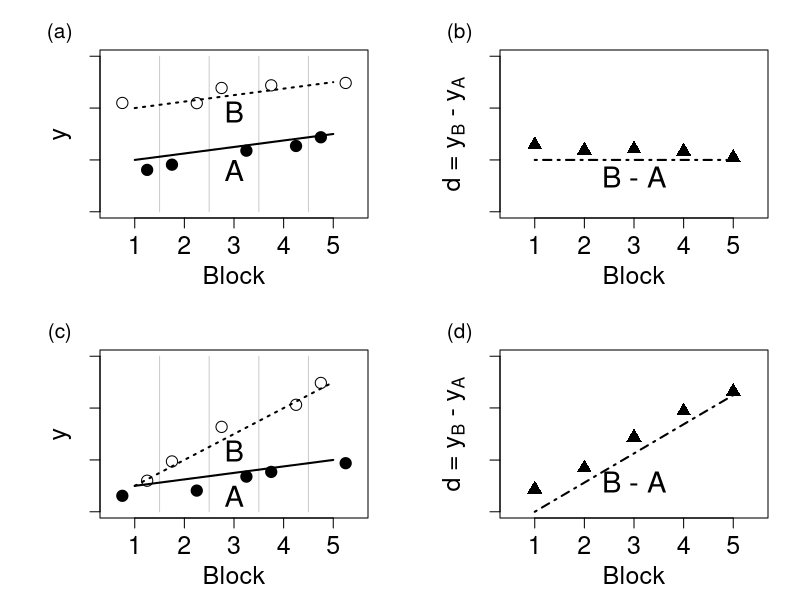
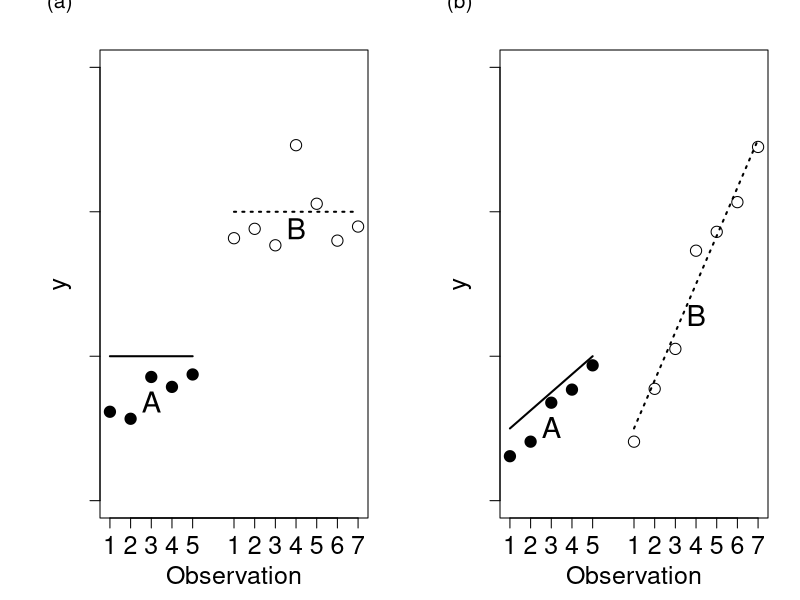

Write the R code that produced these figures, in order.
#==========================================================================================================
#**********************************************************************************************************
# N-of-1 t-tests: Figures 1 and 2
# Run time: less than 1 minute
#           on a Dell Latitude 5590 with an 
#           Intel Core i7-8650U CPU @ 1.90 GHz 
#           with 32.0 GB of RAM
#           R version 3.5.3
#**********************************************************************************************************
#==========================================================================================================


#==========================================================================================================
#------------------------------------------------- Set-up -------------------------------------------------
#==========================================================================================================
# Change to correct folder   
setwd("<insert location where figures will be outputted>")

# Load library
library(MASS)

# Serially correlated errors generated with rho=.5
# epsilon1 and epsilon3 have m=5, epsilon2 has m=7
epsilon1 <- c(-1.1535625, -1.2990488, -0.4307985, -0.6368679, -0.3788991)
epsilon2 <- c(-0.5491445, -0.3542094, -0.6961421, 1.3830632, 0.1664940, -0.5992540, -0.3068639)
epsilon3 <- c(0.59285090, -0.17726845, 0.82539252, 0.37960591, -0.09169061)


#==========================================================================================================
#------------------------------------------------ Figures -------------------------------------------------
#==========================================================================================================

#------------------------------------------------ Figure 1 ------------------------------------------------
tiff("N-of-1 t-tests Figure 1.tiff", bg="white", width=900, height=600, compression="lzw")
layout(matrix(c(1,3,2,4),2,2))
resize <- 1
#       btm, lt, top, rt
par(mar=c(4.1,5,2.5,1.6), xpd=NA, cex=resize)

# (a) Paired level-change A ----
x <- 1:5
y0 <- c(1+(0:4/4)); y1 <- c(3+(0:4/4))
rand.ord <- c(1, -1, 1, 1, -1)*0.25
.x <- c(x+rand.ord, x-rand.ord); y <- c(y0,y1)
ydat <- y+c(epsilon1,epsilon3)/3
shapes <- c( rep(19,5), rep(1,5))
plot(.x, ydat, pch=shapes, xlim=c(0.5, 5.5), ylim=c(-1,5), axes=FALSE, 
     ylab='', xlab='', cex=1.5*resize)
segments(c(1:4)+.5, -1, c(1:4)+.5, 5, col='gray80')
lines(x,y0, lty=1, lwd=resize*2)
lines(x,y1, lty=3, lwd=resize*2)
text(3,y0[3]-.25,'A',cex=1.75*resize,pos=1)
text(3,y1[3],'B',cex=1.75*resize,pos=1)
mtext('y', side=2, line=1.5, cex=1.5*resize)
mtext('Block', side=1, line=2.5, cex=1.5*resize)
box()
axis(2, at=c(-1, 1, 3, 5), label=c(' ',' ',' ',' '))
axis(1, at=x, cex.axis=1.5*resize)
plotdim <- par("usr")
text(plotdim[2]-(plotdim[2]-plotdim[1])*1.15,(plotdim[4]-plotdim[3])*1.1+plotdim[3], "(a)",cex=1.25*resize)

# (b) Paired level-change B ----
d <- y1 - y0
ddat <- ydat[6:10] - ydat[1:5]
plot(x, ddat, pch=17, xlim=c(0.5, 5.5), ylim=c(0, 6), axes=FALSE, 
     ylab='', xlab='', cex=1.5*resize)
axis(2, at=c(0, 2, 4, 6), label=c(' ',' ',' ',' '), las=2)
axis(1, at=x, cex.axis=1.5*resize)
mtext(expression(paste("d = ", "y"["B"], " - ", "y"["A"])), side=2, line=1.5, cex=1.5*resize)
mtext('Block', side=1, line=2.5, cex=1.5*resize)
box()
lines(x,d, lty=4, lwd=resize*2)
text(3,d[3],'B - A',cex=1.75*resize,pos=1)
plotdim <- par("usr")
text(plotdim[2]-(plotdim[2]-plotdim[1])*1.15,(plotdim[4]-plotdim[3])*1.1+plotdim[3], "(b)",cex=1.25*resize)


# (c) Paired rate-change A ----
x <- 1:5
rand.ord <- c(-1, 1, 1, -1, 1)*0.25
.x <- c(x+rand.ord, x-rand.ord); y <- c(y0,y1)
y0 <- c(0:4)/4; y1 <- 0:4 
y <- c(y0,y1)
ydat <- y+c(epsilon1,epsilon3)/3
shapes <- c( rep(19,5), rep(1,5))
plot(.x, ydat, pch=shapes, xlim=c(0.5, 5.5), ylim=c(-1,5), axes=FALSE, 
     ylab='', xlab='', cex=1.5*resize)
segments(c(1:4)+.5, -1, c(1:4)+.5, 5, col='gray80')
lines(x,y0, lty=1, lwd=resize*2)
lines(x,y1, lty=3, lwd=resize*2)
mtext('y', side=2, line=1.5, cex=1.5*resize)
mtext('Block', side=1, line=2.5, cex=1.5*resize)
axis(1, at=x, cex.axis=1.5*resize)
axis(2, at=c(-1, 1, 3, 5), label=c(' ',' ',' ',' '))
text(3,y0[3]-.25,'A',cex=1.75*resize,pos=1)
text(3,y1[3],'B',cex=1.75*resize,pos=1)
box()
plotdim <- par("usr")
text(plotdim[2]-(plotdim[2]-plotdim[1])*1.15,(plotdim[4]-plotdim[3])*1.1+plotdim[3], "(c)",cex=1.25*resize)

# (d) Paired rate-change B ----
d <- y1 - y0
ddat <- ydat[6:10] - ydat[1:5]
plot(x, ddat, pch=17, xlim=c(0.5, 5.5), ylim=c(0,4), axes=FALSE, 
     ylab='', xlab='', cex=1.5*resize)
axis(2, at=c(0, 1.33, 2.67, 4), label=c(' ',' ',' ',' '), las=2)
axis(1, at=x, cex.axis=1.5*resize)
mtext(expression(paste("d = ", "y"["B"], " - ", "y"["A"])), side=2, line=1.5, cex=1.5*resize)
mtext('Block', side=1, line=2.5, cex=1.5*resize)
lines(x ,d, lty=4, lwd=resize*2)
box()
text(3,d[3]*.8,'B - A',cex=1.75*resize,pos=1)
plotdim <- par("usr")
text(plotdim[2]-(plotdim[2]-plotdim[1])*1.15,(plotdim[4]-plotdim[3])*1.1+plotdim[3], "(d)",cex=1.25*resize)
dev.off()

#------------------------------------------------ Figure 2 ------------------------------------------------
tiff("N-of-1 t-tests Figure 2.tiff", bg="white", width=900, height=300, compression="lzw")
layout(matrix(c(1,2),1,2))
resize <- 1
#       btm, lt, top, rt
par(mar=c(4.1,5,2.5,1.6), xpd=NA, cex=resize)
#par(mar=c(4.1,5,2.5,1.6), xpd=NA, cex=resize)

# (a) 2-sample level-change ----
x0 <- 1:5; x1 <- 7:13
y0 <- rep(0,5); y1 <- rep(1, 7)
x <- c(x0,x1); y <- c(y0,y1)
ydat <- y+c(epsilon1,epsilon2)/3
shapes <- c( rep(19,5), rep(1,7))
plot(x, ydat, pch=shapes, ylim=c(-1,2), axes=FALSE, xlab='', ylab='', cex=1.5*resize)
lines(x0,y0, lty=1, lwd=resize*2)
lines(x1,y1, lty=3, lwd=resize*2)
axis(1, at=c(1,3,5,7,9,11,13), label=c('1','3','5', '1','3','5','7'), cex.axis=1.5*resize)
axis(1, at=c(2,4,8,10,12), label=c('2','4', '2','4','6'), cex.axis=1.5*resize)
text(3,-.2,'A',cex=1.75*resize,pos=1)
text(10,1,'B',cex=1.75*resize,pos=1)
mtext('y', side=2, line=1.5, cex=1.5*resize)
mtext('Observation', side=1, line=2.5, cex=1.5*resize)
box()
axis(2, at=c(-1,0,1,2), label=c(' ',' ',' ',' '))
plotdim <- par("usr")
text(plotdim[2]-(plotdim[2]-plotdim[1])*1.15,(plotdim[4]-plotdim[3])*1.1+plotdim[3], "(a)",cex=1.25*resize)

# (b) 2-sample rate-change ----
x0 <- 1:5; x1 <- 7:13
y0 <- c(0:4)/4; y1 <- c(0:6)/1.5 
y <- c(y0,y1)
ydat <- y+c(epsilon1,epsilon2)/3
shapes <- c( rep(19,5), rep(1,7))
x <- c(x0,x1)
plot(x, ydat, pch=shapes, ylim=c(-1,5), axes=FALSE, ylab='', xlab='', cex=1.5*resize)
lines(x0,y0, lty=1, lwd=resize*2)
lines(x1,y1, lty=3, lwd=resize*2)
text(3,y0[3]*.5,'A',cex=1.75*resize,pos=1)
text(10,y1[4]*.9,'B',cex=1.75*resize,pos=1)
mtext('y', side=2, line=1.5, cex=1.5*resize)
mtext('Observation', side=1, line=2.5, cex=1.5*resize)
box()
axis(2, at=c(-1, 1, 3, 5), label=c(' ',' ',' ',' '))
axis(1, at=c(1,3,5,7,9,11,13), label=c('1','3','5', '1','3','5','7'), cex.axis=1.5*resize)
axis(1, at=c(2,4,8,10,12), label=c('2','4', '2','4','6'), cex.axis=1.5*resize)
plotdim <- par("usr")
text(plotdim[2]-(plotdim[2]-plotdim[1])*1.15,(plotdim[4]-plotdim[3])*1.1+plotdim[3], "(b)",cex=1.25*resize)
dev.off()





